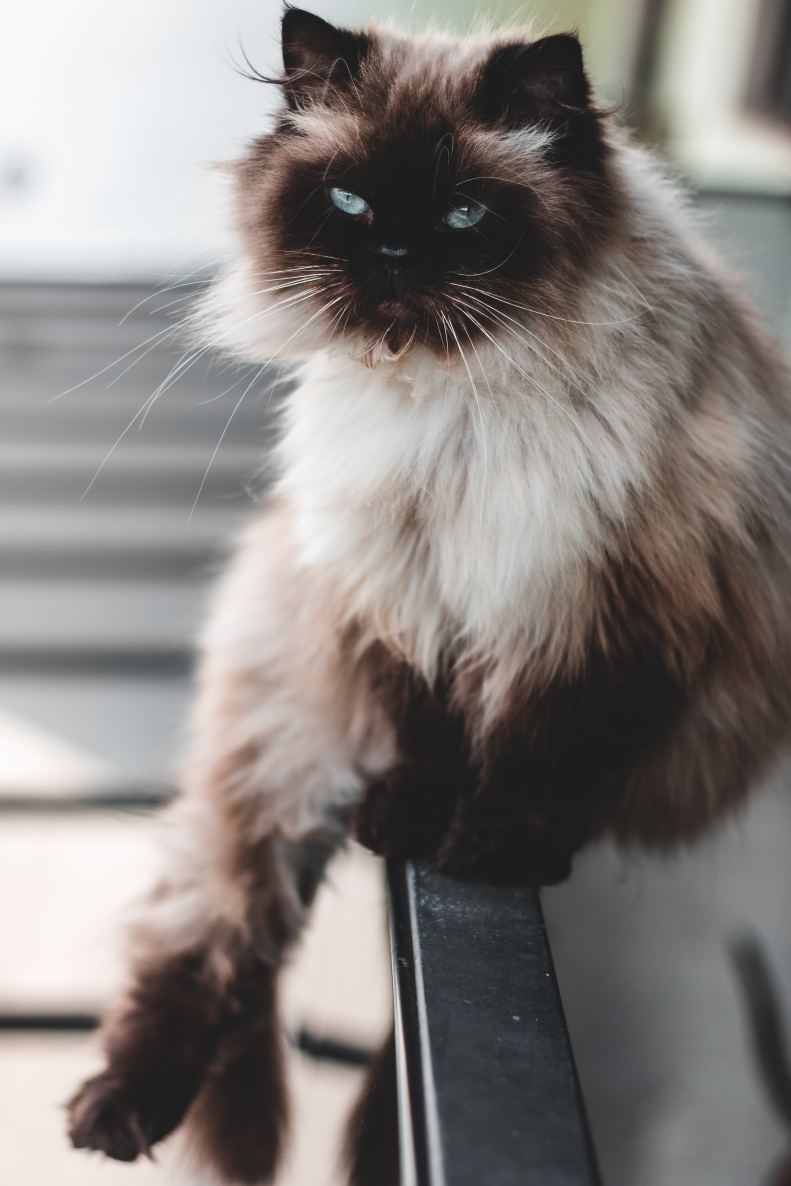
#> input picture picture/cat2.jpg, 3952 x 5928 px, given in place of sky1.jpg, which was not available (shown at 1/5 size)
$ python pixelTransform.py
#> lines starting #> are read from the running program, lines starting #| are printed output that depends on the picture; pictures that were not available may be replaced by others from this repository, and a replacement may not be noted
import cv2
import matplotlib.pyplot as plt
import numpy as np

PATH = 'C:/Users/User/Documents/openCVLearning/picture'

# /*--------------------*/
# toy_image
# a normal one and a negative one
# /*--------------------*/

# create a histogram, a grid image
# 0:black 1:gray 2:white
toy_image=np.array([[0,2,2],
                    [1,1,1],
                    [1,1,2]],dtype=np.uint8)
'''
plt.imshow(toy_image, cmap='gray')
plt.show()
print('toy_image:', toy_image)
'''

# turn into a negative one
neg_toy_image = -1*toy_image +255
'''
print('toy image\n', neg_toy_image)
print('image negatives\n', neg_toy_image)
'''

# white turns to black
# black turns to white
'''
plt.figure()
plt.subplot(121)
plt.imshow(toy_image,cmap='gray')
plt.subplot(122)
plt.imshow(neg_toy_image,cmap='gray')
plt.show()
print('toy_image:', toy_image)
'''


# /*--------------------*/
# import a sky image and turn into gray scale
# draw a bar graph and a line graph
# show intensity of every pixel value
# /*--------------------*/

# draw a bar graph
# plt.bar(x-axis, y-axis)
'''
plt.bar([x for x in range(6)],[1,5,2,0,0,0])
plt.show()
'''

# import an image, turn into gray scale
sky=cv2.imread(f'{PATH}/sky1.jpg',cv2.IMREAD_GRAYSCALE)
#> sky: shape (5928, 3952); min 14, max 255, mean 130.3

# represent the distribution of pixel intensities
# pixel values will be in the range of 0~255
# x-axis serves as 'bins', will be distribute into 255 bins, count the number of times each pixel value orrurs
# cv2.calcHist(CV array:[image], channel:[0], always be [None],
#              the number of bins:[L], the range of index of bins:[0,L-1])
hist=cv2.calcHist([sky],[0],None,[256],[0,256])
#> hist = 256 values, max 585449 at index 30, min 0 at index 0, mean 91513.5
# hist=[[intensity1], [intensiry2], ....]

# bar graph
# x-axis are the pixel intensity (0~255)
# y-axis is the number of times of occurrences that the corresponding pixel intensity value
intensity_values = np.array([x for x in range(hist.shape[0])])
#> intensity_values = 256 values from 0 to 255
# plt.bar(x-axis, y-axis, width)
# hist[:,0] = those intensities
'''
plt.bar(intensity_values, hist[:,0], width=5)
plt.title('Bar histogram')
plt.show()
'''

# convert bar to line graph
# normalize it by the number of pixels
PMF = hist/(sky.shape[0]*sky.shape[1])
#> PMF = 256 values, max 0.025 at index 30, min 0 at index 0, mean 0.00391
'''
plt.plot(intensity_values, hist)
plt.title('histogram')
plt.show()
'''

# draw a rectangle in the gray scale sky image
sky_new = sky.copy()
cv2.rectangle(sky_new,pt1=(160,1000),pt2=(250,800),color=(255),thickness=5)
# draw a negative image
neg_sky_new=-1*sky_new + 255
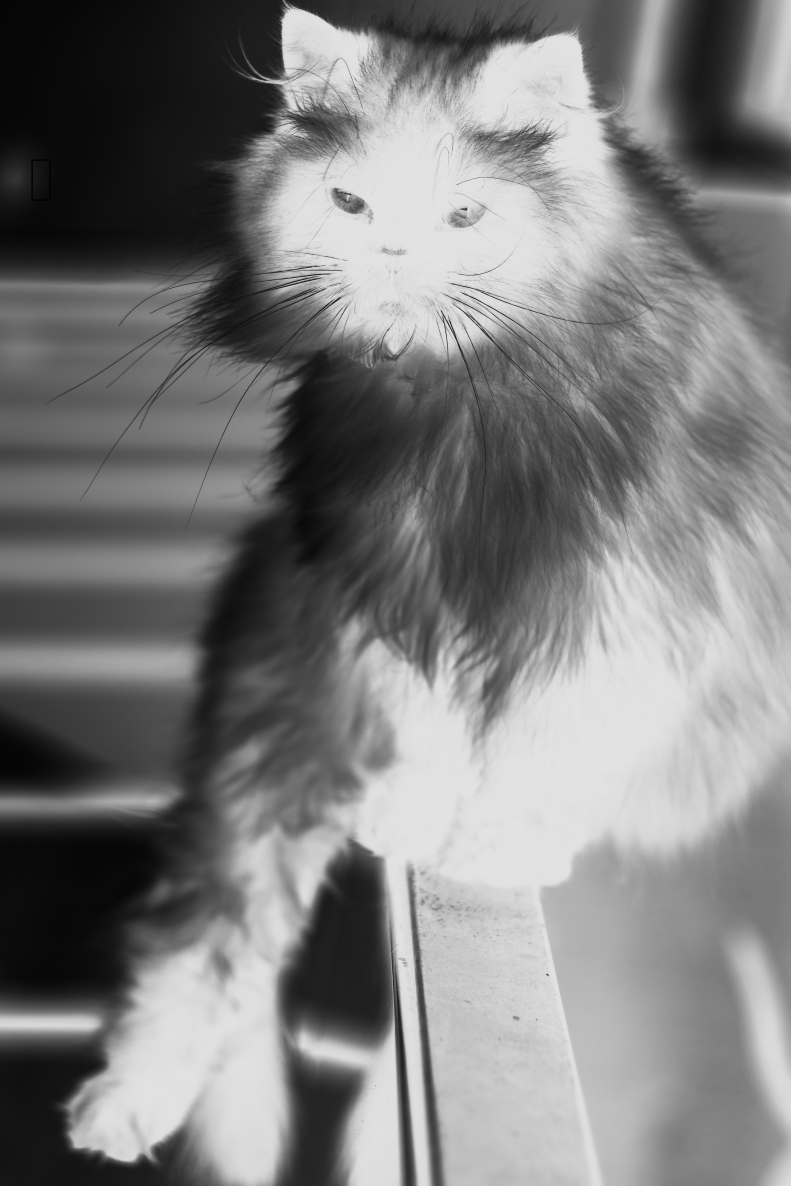
#> neg_sky_new: shape (5928, 3952) int16 (shown at 1/5 size); min 0, max 241, mean 124.7
'''
plt.figure()
plt.imshow(neg_sky_new, cmap='gray')
plt.show()
'''


# /*--------------------*/
# import RGB desk image
# split RGB channel and draw pixel intensity of each layer
# /*--------------------*/

# import a image and convert it to RGB
desk_img = cv2.imread(f'{PATH}/desk.jpg')
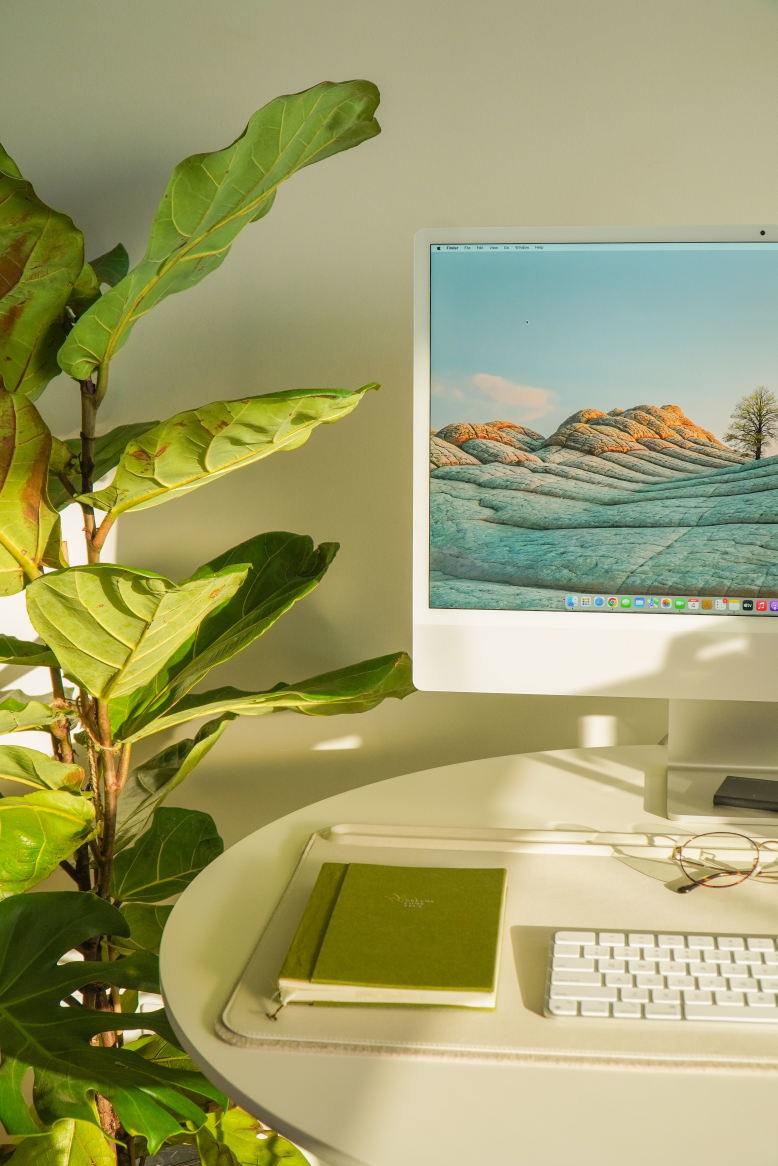
#> input picture picture/desk.jpg, 3887 x 5830 px, found by its file name (shown at 1/5 size)
#> desk_img is the input picture: shape (5830, 3887, 3); mean B, G, R 107, 158.1, 158.7
desk_RGB = cv2.cvtColor(desk_img, cv2.COLOR_BGR2RGB)

# line graph
color = ('red','green','blue')
# i:what color channel is
# col:the value of color
for i,col in enumerate(color):
    # i: switch color channel
    histr = cv2.calcHist([desk_RGB],[i],None,[256],[0,256])
    # plt.plot(x-axis,y-axis,line color, label name)
    plt.plot(intensity_values,histr,color=col,label=col+' channel')
    # set or get x-axis limit
    plt.xlim([0,256])

# place a legend(label) in the table
plt.legend()
plt.title('Histogram Channels')
plt.show()
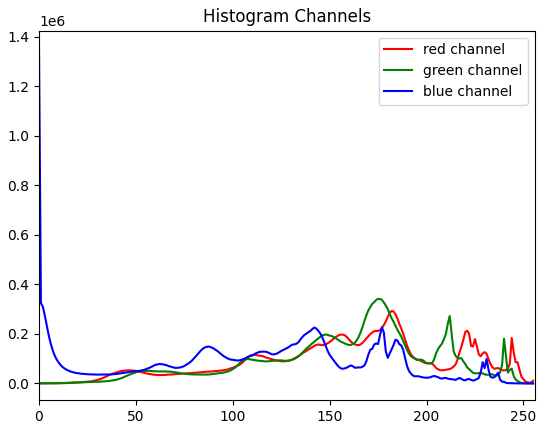
#> figure drawn by matplotlib, 1 panel; curve peaks at x = 182, y = 292761; curve peaks at x = 175, y = 341605; curve peaks at x = 0, y = 1357802
